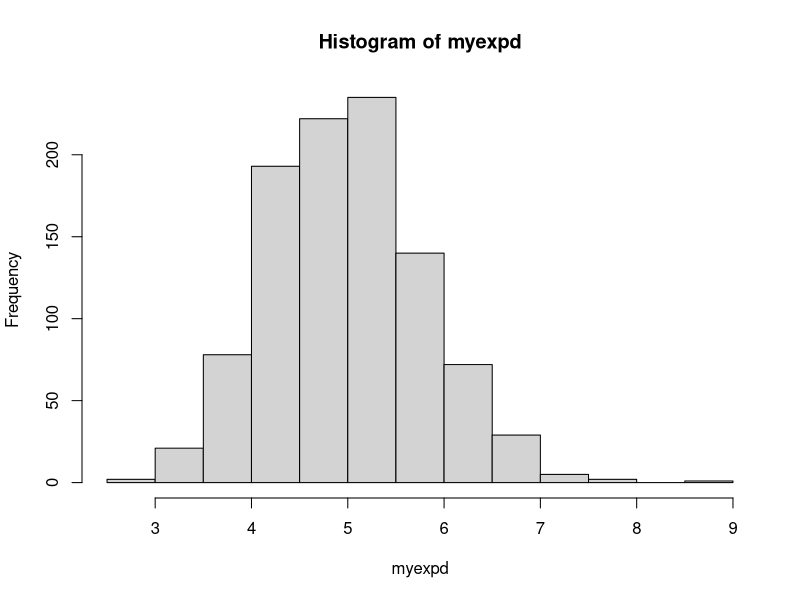
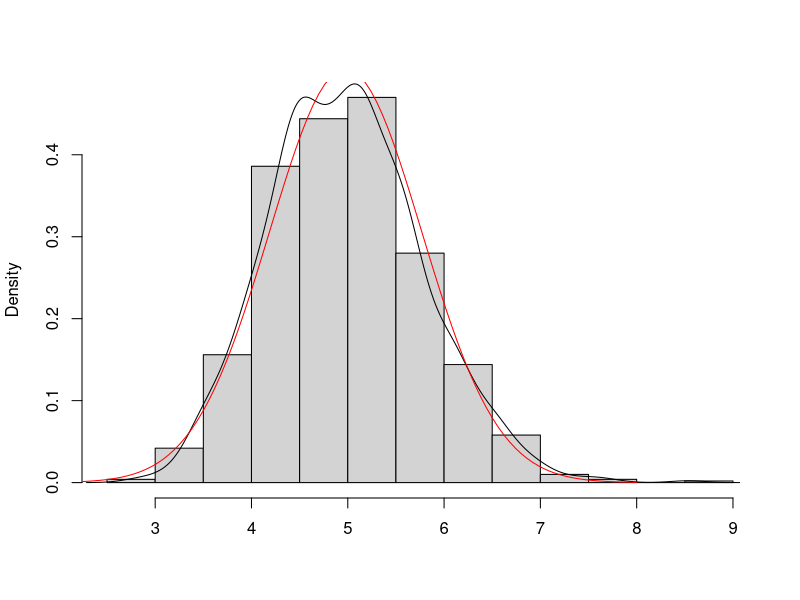
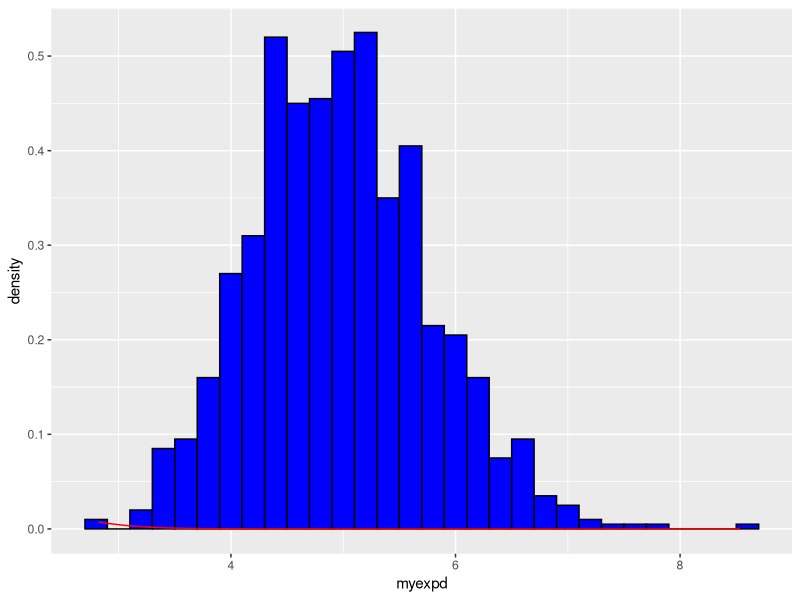

Write R code to recreate these figures, in order.

# Statistical Inference Course Project

# Create an empty vector to store all of our sample means. 
lambda = 0.2
n = 40
myexpd <- rep(NA, 1000)

# Simulate the distribution of the mean of 40 exponentials. Set lambda = 0.2 for all of the simulations.

set.seed(512)
for (i in 1:1000){
    tmp <- rexp(n, lambda)
    myexpd[i] <- mean(tmp)  # 40 samples of exponential distribution rexp(n, lambda) 
}

# Histogram plot
hist(myexpd)

# Mean
myexpd_m <- mean(myexpd)
myexpd_m
# 4.97779

# Variance
myexpd_v <- var(myexpd)
myexpd_v
# 0.6250162

# Compared to theoretical mean and variance
mean_t <- 1 / lambda
# 5
var_t <- (1/lambda)^2/n
# 0.625

# scale(myexpd)

hist(myexpd, probability=T, main="", xlab="")
lines(density(myexpd))

# Compare with the standard normal distribution
curve(dnorm(x,myexpd_m, sqrt(myexpd_v)), 2, 8, col="red", add=T)

# Convert to data frame for ggplot
df <- data.frame(myexpd)
# head(df)
# dim(df)

library(ggplot2)

g <- ggplot(data = df, aes(x = myexpd)) 

g + geom_histogram(aes(y=..density..), fill = I('blue'), binwidth = 0.20, color = I('black')) + stat_function(fun = dnorm, arg = list(mean = mean_t, sd = sqrt(var_t)), color = "red")

# the coverage of the confidence interval for 1/lambda
lowercl <- myexpd - qnorm(0.975) * (1/lambda)/sqrt(n)
uppercl <- myexpd + qnorm(0.975) * (1/lambda)/sqrt(n)
expci <- mean(lowercl < (1/0.2) & uppercl > (1/0.2))
expci
#The confidence interval is thus expci : 95.3%

# Evaluate the coverage of the confidence interval for 1/lambda
mean(df$myexpd) + c(-1,1)*1.96*sd(df$myexpd)/sqrt(nrow(df))
# 4.928790 5.026791












